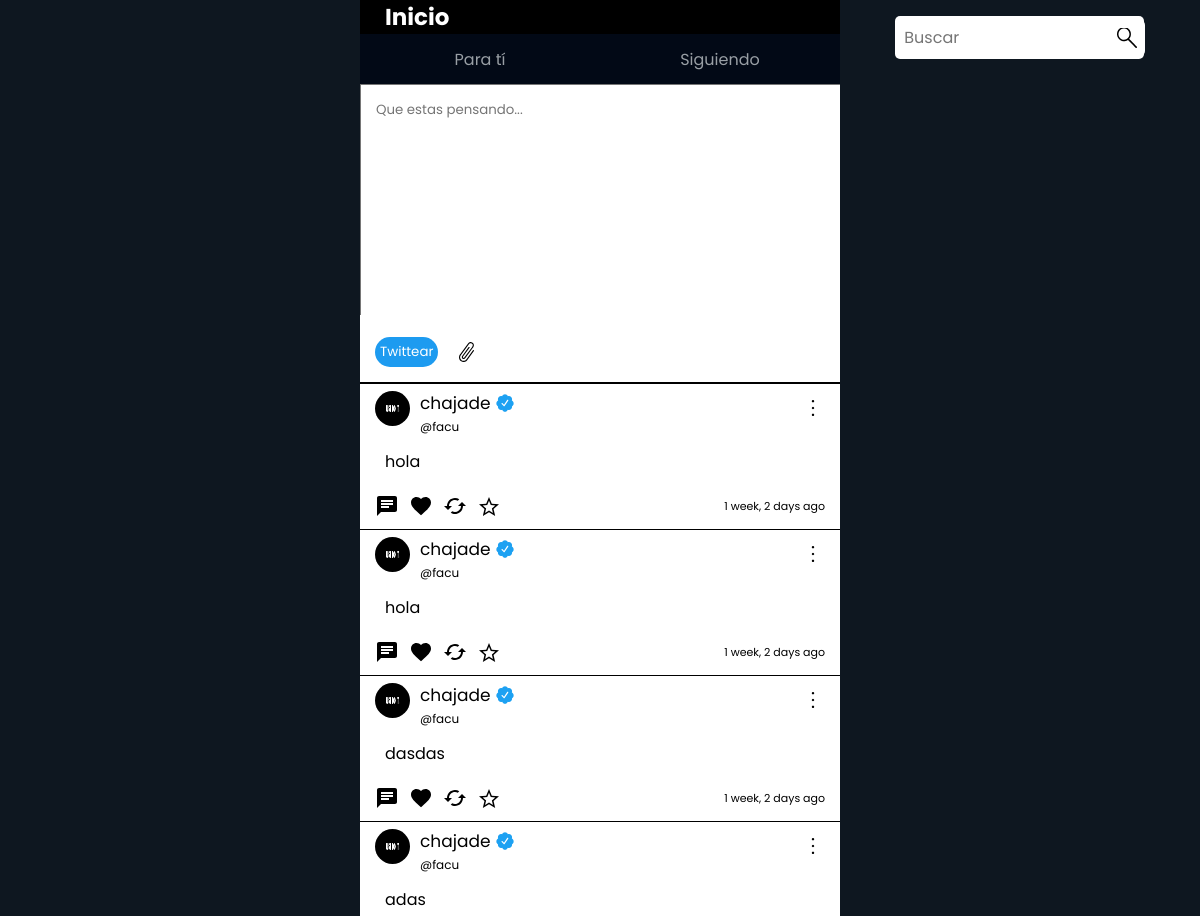
The app's page / (upper part), older data.
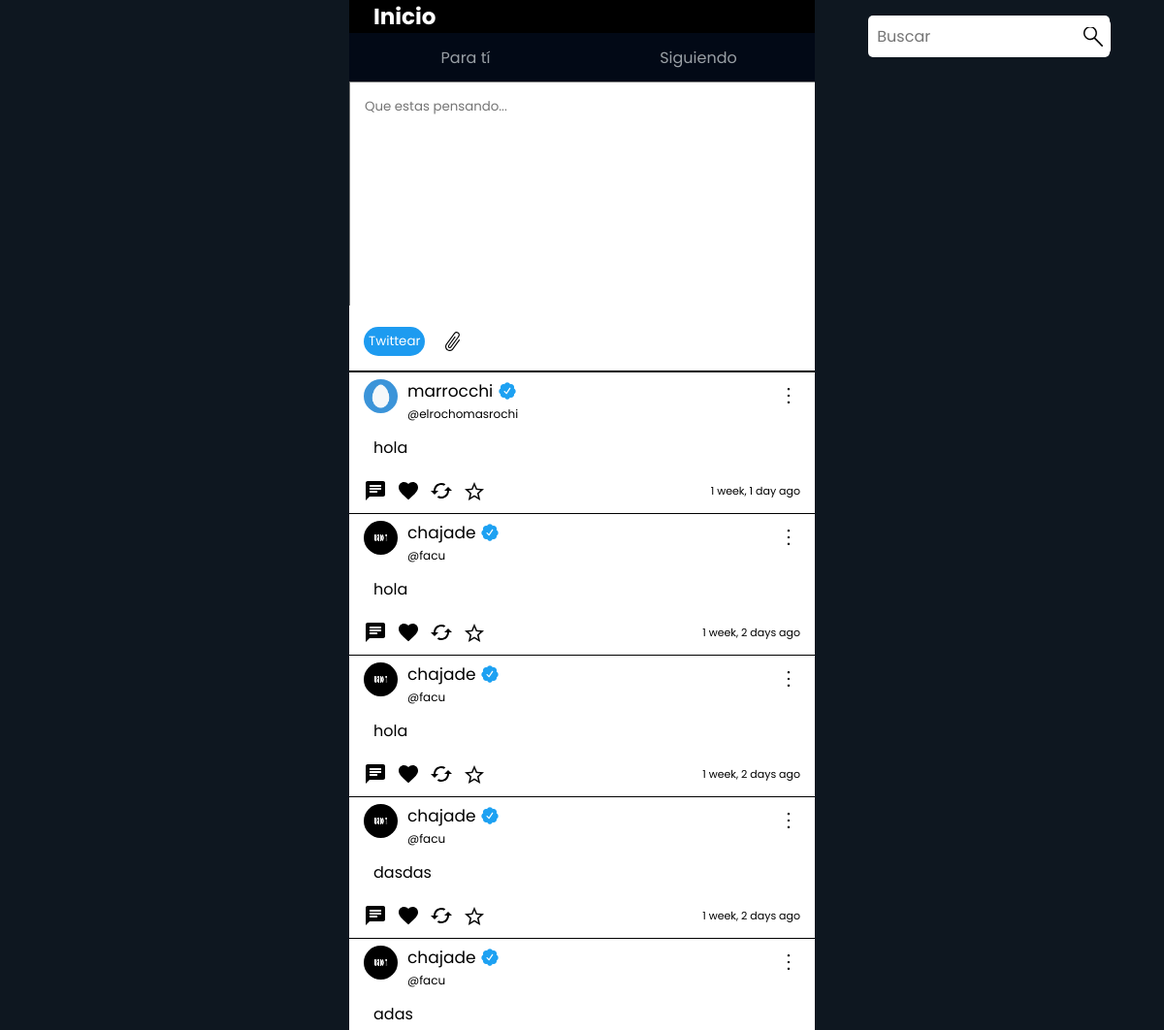
The same page, newer data.
### tweet_profiles/models.py (models this page shows)
class Tweet_profile(models.Model):
    tweet = models.ForeignKey(Tweet, null=True, on_delete=models.CASCADE)
    profile = models.ForeignKey(Profiles, null=True, on_delete=models.CASCADE)
    retwitted_by = models.ManyToManyField(Profiles, related_name="retweet_users")
    likes_users = models.ManyToManyField(Profiles, related_name="likes_tweets")
    haveMultimedia = models.BooleanField(default=False)
    parent_tweet = models.ForeignKey('self', null=True, on_delete=models.CASCADE)

### profiles/models.py (models this page shows, shortened)
class Profiles(models.Model):
    user = models.ForeignKey(User, null=True, on_delete=models.CASCADE )
    atName = models.CharField(max_length=30, null=True, default="")
    keeps = models.ManyToManyField(Tweet, related_name='kept_by_profiles', blank=True)
    retweets = models.ManyToManyField(Tweet, related_name='retweets_by_profiles', blank=True)
    biography = models.TextField(max_length=250,  null=True, default="", blank=True)
    profileImage = models.ImageField(null=True, blank=True, upload_to='profileImages')
    profileBanner = models.ImageField(null=True, blank=True, upload_to='profileBanners')
    followers = models.IntegerField(default=0)
    followers_users = models.ManyToManyField('self', symmetrical=False, related_name="followage", blank=True)
    followed_users = models.ManyToManyField('self', symmetrical=False, related_name='following', blank=True)
    like_tweets = models.ManyToManyField(Tweet, related_name='liked', blank=True)
    birthday = models.DateField(null=True)
    webSite = models.CharField(null=True, max_length=100)
    created_at = models.DateTimeField(auto_now_add=True)
    is_verified = models.BooleanField(default=False)
    darkMode = models.BooleanField(default=False)
    strikes = models.IntegerField(default=3)
    banned = models.BooleanField(default=False)

### tweets/models.py (models this page shows)
class Tweet(models.Model):
    user = models.ForeignKey(User, null=True, on_delete=models.CASCADE)
    content = models.TextField(max_length=180)
    created_at = models.DateTimeField(auto_now_add=True)
    likes = models.IntegerField(default=0)
    retweets = models.IntegerField(default=0)
    edited = models.BooleanField(default=False)
    responses = models.IntegerField(null=True, default=0)

### tweets/views.py (the view)
# urls.py: path('', views.globalFeed, name='globalFeed'),
def globalFeed(request):
    current_profile = ""
    search = request.GET.get("searchUser")
    foryou = request.GET.get("foryou")
    images = TweetImage.objects.all()
    if search:
        users = Profiles.objects.filter(username__icontains = search).all()
    else:
        users = Profiles.objects.all()
    if request.user.is_authenticated:
        current_profile = Profiles.objects.get(user__username = request.user.username)
        if current_profile.banned:
            return redirect('banned')
        followers = current_profile.followed_users.all()
        tweets = Tweet_profile.objects.filter(Q(profile__in=followers) | Q(retwitted_by__in = followers) | Q(profile=current_profile),  parent_tweet=None)
    else:
        tweets = Tweet_profile.objects.all().filter(parent_tweet = None)
    if str(foryou) == "":
        tweets = Tweet_profile.objects.all().filter(parent_tweet = None)
    context = {
        'form': forms.postTweet,
        'tweets': tweets,
        'users': users,
        'images': images
    }
    return render(request, 'globalFeed.html',context)

### tweets/context_processors.py (called while the page is built)
def random_users(request):
    random_users = []
    if request.user.is_authenticated:
        if request.user.is_authenticated:
            current_profile = Profiles.objects.get(user__username = request.user.username)
            random_users = Profiles.objects.exclude(id__in=current_profile.followed_users.values_list('id', flat=True)).exclude(id=request.user.id).order_by('?')[:5]
    return {'random': random_users}

def current_profile(request):
    current_profile = None
    darkmode = True
    if request.user.is_authenticated:
        current_profile = Profiles.objects.get(user__username=request.user.username)
    return {'current_profile': current_profile, 'darkMode': darkmode}

### tweets/templates/globalFeed.html (shortened to what this page needs)
{% extends 'base.html' %}  {% load static %}
    {% block content %}
    <link rel="stylesheet" href="{% static 'css/globalFeed.css' %}" />
    <link rel="stylesheet" href="{% static 'css/User.css' %}" />
    <div class="container-1">
        <h1 class="feedTitle" data-section="first-section" data-value="title">Inicio</h1>
        <div class="optionsFeed">
            <form action="" class="forYou">
                <button  id="buttonForYou" data-section="first-section" data-value="foryou">
                    Para tí
                </button>
            </form>
            <form action="{% url 'globalFeed' %}" class="follows">
                <button id="buttonSiguiendo" data-section="first-section" data-value="follow">
                    Siguiendo
                </button>
            </form>
        </div>
        {% if not buscado %}
            <form action="{% url 'postTweet' %}?return_url={{ request.path }}" method="POST" class="postTweetForm" enctype="multipart/form-data">
                <textarea data-section="first-section" data-value="placeholderArea" name="content" placeholder="Que estas pensando..." cols="27" rows="10" required="" id="id_content" spellcheck="false"></textarea>
                <div class="cosas" style="display: flex;  align-items: center;">
                    <button id="miBoton" onclick="desactivarBoton()"  data-section="navbar" data-value="buttonTweet">
                        Twittear
                    </button>
                    <label for="tweetImage" class="attachment"><img src="{% static 'img/attachment-pin-icon.svg' %}" alt="" style="width: 15px; display: flex;"></label>
                </div>
            </form>
        {% endif %}
    </div>
        <div class="tweets">
            {% for tweet in tweets %}
                {% include 'Tweet.html' %}
            {% endfor %}
        </div>
{% endblock content %}

### tweets/templates/Tweet.html (shortened to what the changed rows need)
{% load static %}
<a href="{% url 'tweetDetails' tweet.tweet.id %}" class="tweet">
    <div class="div-content" id="{{tweet.id}}">
        <div class="tweetHead">
            <div class="fotoPerfil">
                <form action="{% url 'myProfile' tweet.profile.user.id %}">
                    {% if tweet.profile.profileImage %}
                    <button><img src="{{tweet.profile.profileImage.url}} " alt="" class="fotito profilePhoto"></button>
                    {% endif %}
                </form>
                <form action="{% url 'myProfile' tweet.profile.user.id %}" class="formName">
                    <div class="username">
                        <button class="usernameTweet">{{tweet.tweet.user.username}}</button>
                        {% if tweet.profile.is_verified %}
                            <img src="{% static 'img/Twitter-Verified.svg' %}" alt="" style="width: 30px">
                        {% endif %}
                    </div>
                    <p style="font-size: 12px">@{{tweet.profile.atName}}</p>
                </form>
            </div>
            <div class="tweetOptions" style="z-index: 0">
                <button  class="optionButtons" data="true"></button>
            </div>
        </div>
        <span class="tweetMessage">{{tweet.tweet.content}}</span>
        <div class="buttons">
            <div class="buttones">
                <div class="mensajes">
                    <button class="msgButton" id="{{tweet.tweet.id}}">
                        <svg class="msgSvg" xmlns="http://www.w3.org/2000/svg" height="24px" viewBox="0 0 24 24" width="24px" fill="#000000">
                            <path d="M0 0h24v24H0z" fill="none"/>
                            <path d="M20 2H4c-1.1 0-1.99.9-1.99 2L2 22l4-4h14c1.1 0 2-.9 2-2V4c0-1.1-.9-2-2-2zM6 9h12v2H6V9zm8 5H6v-2h8v2zm4-6H6V6h12v2z"/>
                        </svg>
                    </button>
                </div>
                    <form action="{% url 'like' tweet.tweet.id %}" class="likeForm" id="likeForm">
                        <button class="likeBtn" onclick="{% if user.is_authenticated %} like(event, this) {% endif %}" tweet-id="{{tweet.tweet.id}}" >
                                <svg class="likeSvg" {% if current_profile in tweet.likes_users.all %}fill="red"{% endif %}  xmlns="http://www.w3.org/2000/svg" height="24px" viewBox="0 0 24 24" width="24px"><path  d="M0 0h24v24H0z" fill="none"/><path {% if current_profile in tweet.likes_users.all %}fill="red"{% endif %} d="M12 21.35l-1.45-1.32C5.4 15.36 2 12.28 2 8.5 2 5.42 4.42 3 7.5 3c1.74 0 3.41.81 4.5 2.09C13.09 3.81 14.76 3 16.5 3 19.58 3 22 5.42 22 8.5c0 3.78-3.4 6.86-8.55 11.54L12 21.35z"/></svg>
                        </button>
                    </form>
                    <form action="{% url 'retweet' tweet.tweet.id %}?next={{ request.path }}" class="retweetForm" id="retweetForm" style="display: flex; justify-content: center; align-items: center; ">
                        <button class="retweetBtn" onclick="{% if user.is_authenticated %} retweet(event, this) {% endif %}" tweet-id="{{tweet.tweet.id}}">
                            <svg class="retweetSvg" xmlns="http://www.w3.org/2000/svg" height="24px" viewBox="0 0 24 24" width="24px" {% if tweet.tweet in current_profile.retweets.all %}fill="green"{% else %}fill="black"{% endif %}><path d="M0 0h24v24H0z" fill="none"/><path  {% if tweet.tweet in current_profile.retweets.all %}fill="green"{% endif %} d="M19 8l-4 4h3c0 3.31-2.69 6-6 6-1.01 0-1.97-.25-2.8-.7l-1.46 1.46C8.97 19.54 10.43 20 12 20c4.42 0 8-3.58 8-8h3l-4-4zM6 12c0-3.31 2.69-6 6-6 1.01 0 1.97.25 2.8.7l1.46-1.46C15.03 4.46 13.57 4 12 4c-4.42 0-8 3.58-8 8H1l4 4 4-4H6z"/></svg>
                        </button>
                    </form>
                    <form action="{% if tweet.tweet %}{% url 'keepTweets' tweet.tweet.id %}{% else %}{% url 'keepTweets' tweet.id %}{% endif %}" id="keepForm">
                        <button tweet-id="{{tweet.tweet.id}}" onclick="{% if user.is_authenticated %} favs(event, this) {% endif %}" class="keptButton">
                                <svg class="keepSvg saved" xmlns="http://www.w3.org/2000/svg" height="24px" viewBox="0 96 960 960" width="24px"><path {% if tweet.tweet in current_profile.keeps.all or tweet in current_profile.keeps.all %}fill="rgb(211, 165, 15)"{% endif %}d="m323 851 157-94 157 95-42-178 138-120-182-16-71-168-71 167-182 16 138 120-42 178Zm-90 125 65-281L80 506l288-25 112-265 112 265 288 25-218 189 65 281-247-149-247 149Zm247-355Z"/></svg>
                        </button>
                    </form>
                    <p class="timeAgo">{{tweet.tweet.created_at|timesince}} ago</p>
            </div>
        </div>
    </div>
</a>

Row changes from the older to the newer data that the page shows:
added Tweet_profile: profile.profileImage (picture), tweet.user.username "marrocchi", profile.atName "elrochomasrochi", tweet.content "hola", tweet.created_at "1 week, 1 day"
